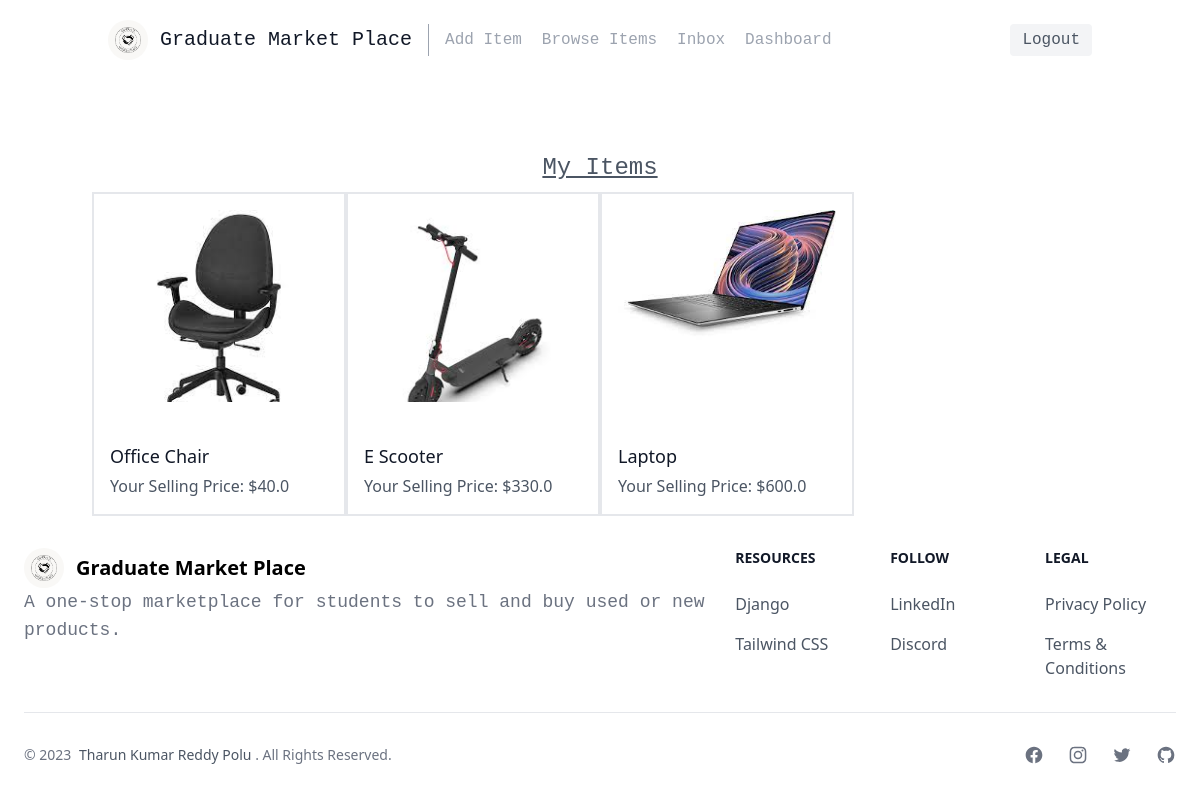
Before: /dashboard/ (signed in) with the older database file.
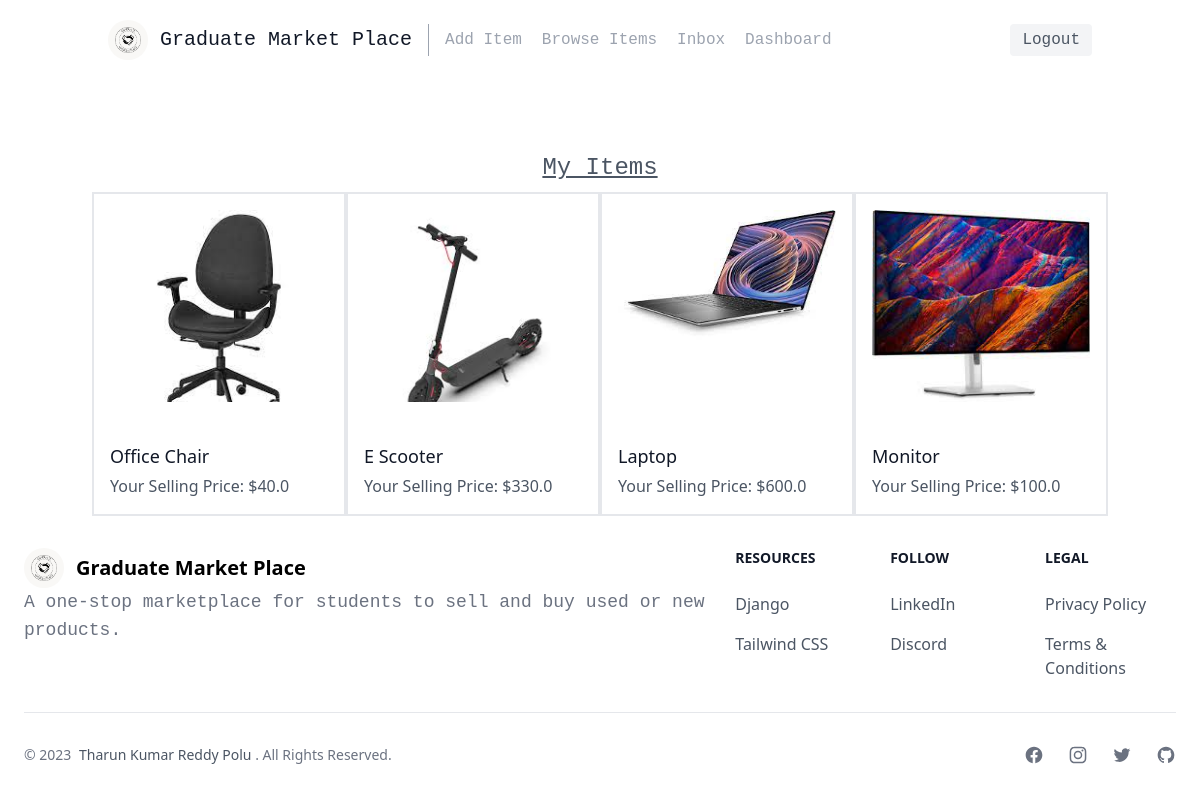
After: the same page with the newer database file.
### item/models.py (models this page shows, shortened)
class Item(models.Model):
    category = models.ForeignKey(Category, related_name='items', on_delete=models.CASCADE)
    name = models.CharField(max_length=255)
    description = models.TextField(blank=True, null=True)
    price = models.FloatField()
    image = models.ImageField(upload_to='item_images', blank=True, null=True)
    is_sold = models.BooleanField(default=False)
    posted_by = models.ForeignKey(User, related_name='items', on_delete=models.CASCADE)
    posted_at = models.DateTimeField(auto_now_add=True)

### dashboard/views.py (the view)
# urls.py: path('', views.index, name='index'),
@login_required
def index(request):
    items = Item.objects.filter(posted_by=request.user)
    return render(request, 'dashboard/index.html', {
        'items': items,
    })

### dashboard/templates/dashboard/index.html (shortened to what this page needs)
{% extends 'core/base.html' %}
{% block content %}
    <section class="text-gray-600 body-font">
        <h2 class="mb-6 mt-12 text-2xl text-center font-mono underline">My Items</h2>
        <div class="container px-5 py-19 mx-auto">
          <div class="flex flex-wrap -m-4">
            {% for item in items %}
            <div class="lg:w-1/4 md:w-1/2 p-4 w-full border-x-2 border-y-2">
              <a class="block relative h-48 rounded overflow-hidden" href="{% url 'item:detail' item.id %}">
                <div>
                    <img class="object-cover object-center w-full h-full block" src="{{ item.image.url }}">
                </div>
              </a>
              <div class="mt-10 mb-15">
                <h2 class="text-gray-900 title-font text-lg font-medium">{{ item.name }}</h2>
                <p class="mt-1">Your Selling Price: ${{ item.price }}</p>
              </div>
            </div>
            {% endfor %}
          </div>
        </div>
    </section>
{% endblock %}

Changed rows visible on the page:
added Item: image (picture), name "Monitor", price "100.0"
